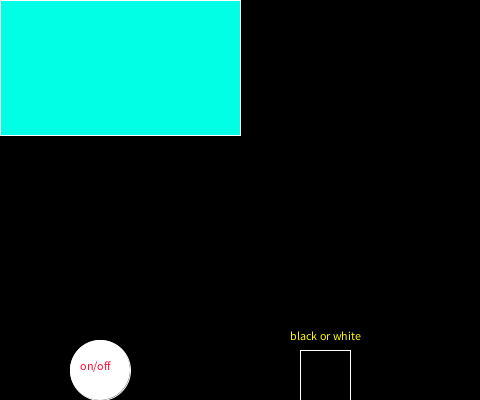
Frame 1 (no input)
Frame 60 (the mouse pressed at the canvas centre just before this capture): identical to frame 1, image omitted
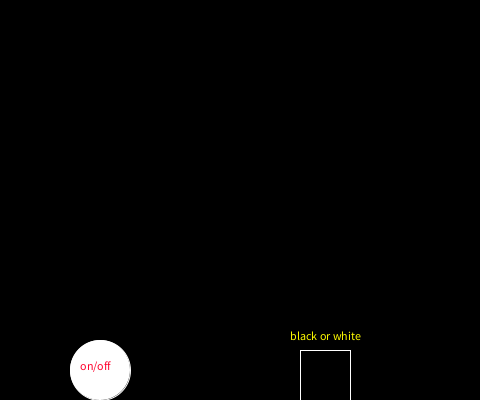
Frame 120 (the mouse held since frame 60 and released just before this capture)

The Processing sketch that drew these frames (run headless with seeded random() and noise(); from frame 60 on, the mouse is pressed at the canvas centre):

// Processing sketch: s19magd150lab05_Hunter
// ── s19magd150lab05_Hunter.pde
int value = 0;
void setup() {
size(480,400);
}

void draw() {
  background(0);
  stroke(0);
  stroke(255);
  fill(255);
  ellipse(100,370,60,60);
   fill(#FF002B);
  text("on/off",80,370);
 
  
   fill(#FFFB00);
  text("black or white",290,340);
  fill(value);
   rect(300,350,50,50);
  
  
  
    fill(#FFF700);
  if (mouseX < 240 && mouseY < 135) {
     fill(#00FFE4);
    rect(0, 0, 240, 135);
  } else if (mouseX > 240 && mouseY < 135) {
     fill(#FF00E8);
    rect(240, 0, 240, 135);
  } else if (mouseX < 240 && mouseY > 135) {
   fill(#08FF00);
    rect(0, 135, 240, 135);
  } else if (mouseX > 240 && mouseY > 135) {
    rect(240, 135, 240, 135);
    
 
  }
}
void mouseClicked() {
  if (value == 0) {
    value = 255;
  }else {
    value = 0;
  }
}
